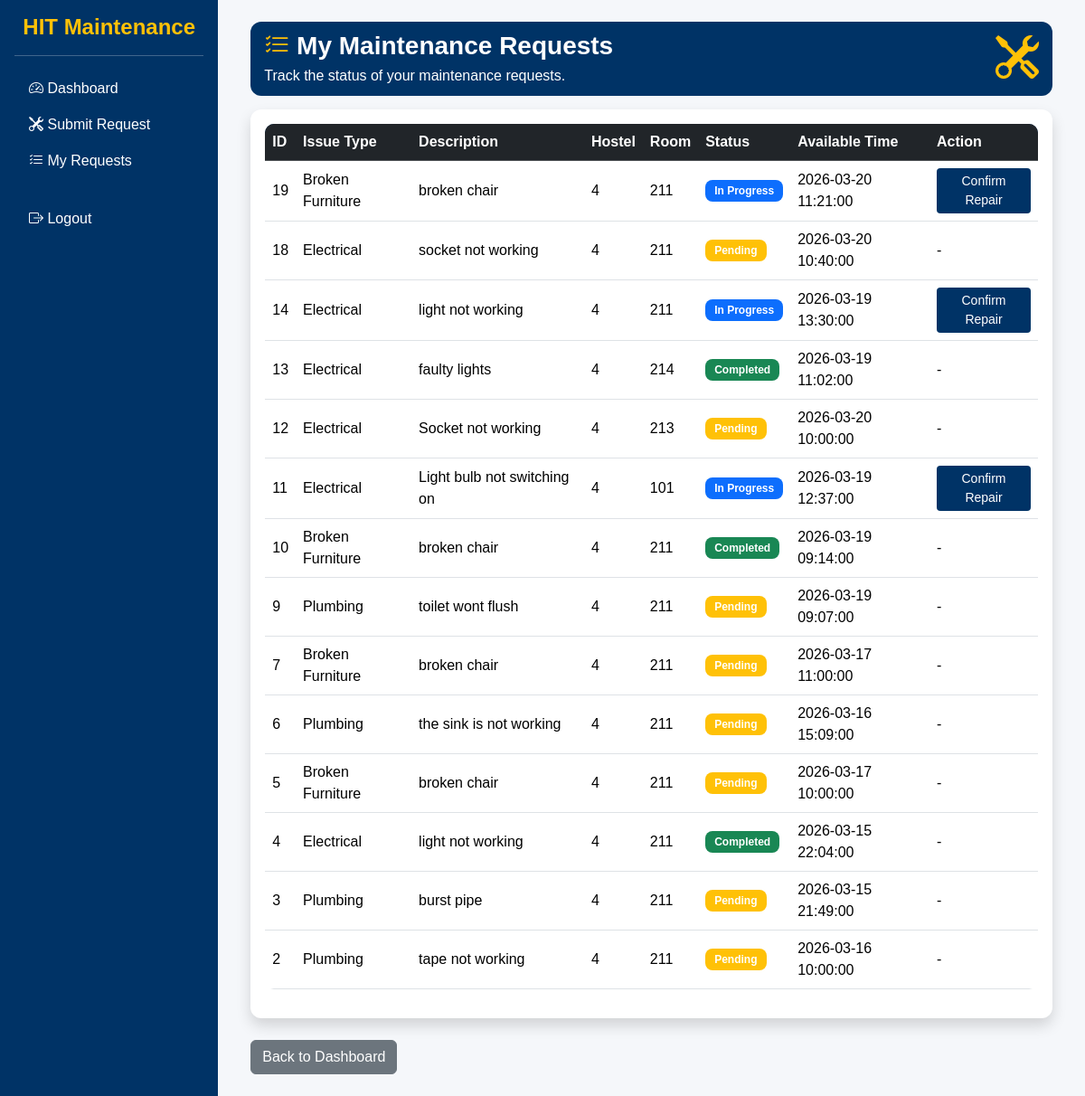
The app's page /student/view_requests.php (signed in), older data.
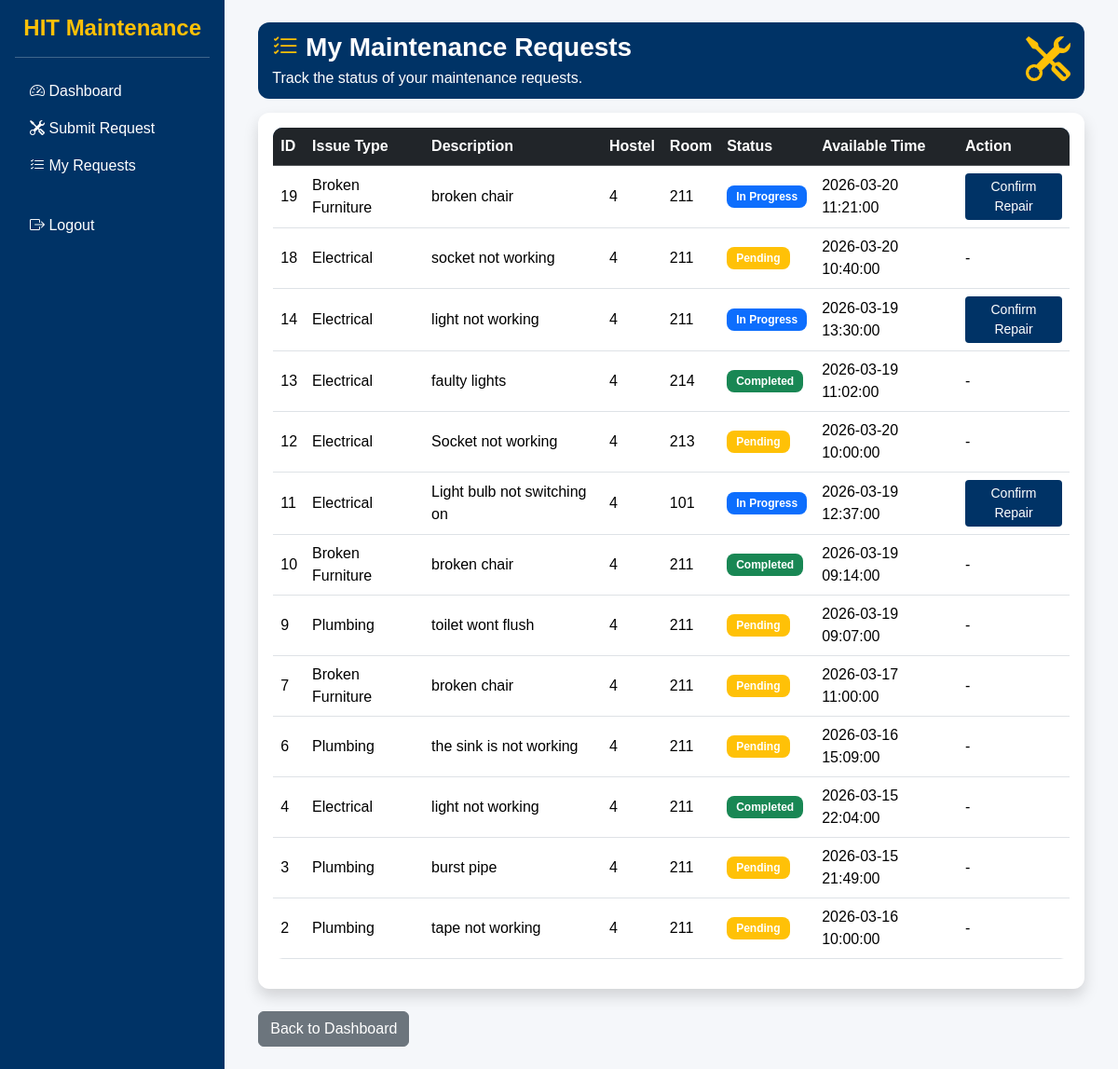
The same page, newer data.
### tables this page shows
CREATE TABLE `requests` (
  `id` int(11) NOT NULL,
  `student_id` int(11) DEFAULT NULL,
  `issue_type_id` int(11) DEFAULT NULL,
  `hostel` varchar(50) DEFAULT NULL,
  `room` varchar(20) DEFAULT NULL,
  `description` text DEFAULT NULL,
  `available_time` datetime DEFAULT NULL,
  `status` enum('pending','in_progress','completed') DEFAULT 'pending',
  `assigned_staff` int(11) DEFAULT NULL,
  `created_at` timestamp NOT NULL DEFAULT current_timestamp(),
  `technician_arrived` tinyint(1) DEFAULT NULL,
  `rating` int(11) DEFAULT NULL
);

CREATE TABLE `issue_types` (
  `id` int(11) NOT NULL,
  `issue_name` varchar(50) DEFAULT NULL
);

### student/view_requests.php (the view, shortened to what this page needs)
<?php
include("../config/database.php");
$student_id = $_SESSION['user_id'];
$sql = "SELECT requests.*, issue_types.issue_name
        FROM requests
        JOIN issue_types ON requests.issue_type_id = issue_types.id
        WHERE student_id='$student_id'
        ORDER BY created_at DESC";
$result = $conn->query($sql);
?>
<?php include("../includes/header.php"); ?>
<?php include("../includes/sidebar.php"); ?>
<div class="container-fluid">
<div class="page-header">
<div class="d-flex justify-content-between align-items-center">
<div>
<h3 class="mb-1 fw-bold text-white">
<i class="bi bi-list-check text-warning"></i>
My Maintenance Requests
</h3>
<p class="mb-0 text-white">
Track the status of your maintenance requests.
</p>
</div>
<i class="bi bi-tools display-5 text-warning"></i>
</div>
</div>
<div class="card shadow border-0">
<div class="card-body">
<div class="table-responsive">
<table class="table table-hover align-middle">
<thead class="table-dark">
<tr>
<th>ID</th>
<th>Issue Type</th>
<th>Description</th>
<th>Hostel</th>
<th>Room</th>
<th>Status</th>
<th>Available Time</th>
<th>Action</th>
</tr>
</thead>
<tbody>
<?php
if($result->num_rows > 0){
while($row = $result->fetch_assoc()){
?>
<tr>
<td><?php echo $row['id']; ?></td>
<td><?php echo $row['issue_name']; ?></td>
<td><?php echo $row['description']; ?></td>
<td><?php echo $row['hostel']; ?></td>
<td><?php echo $row['room']; ?></td>
<td>
<?php
if($row['status'] == "pending"){
echo "<span class='badge bg-warning'>Pending</span>";
}
elseif($row['status'] == "in_progress"){
echo "<span class='badge bg-primary'>In Progress</span>";
}
else{
echo "<span class='badge bg-success'>Completed</span>";
}
?>
</td>
<td><?php echo $row['available_time']; ?></td>
<td>
<?php
$current_time = date("Y-m-d H:i:s");
if($row['status'] == "in_progress" &&
   $current_time >= date("Y-m-d H:i:s", strtotime($row['available_time'].' +1 hour'))){
?>
<a href="confirm_repair.php?id=<?php echo $row['id']; ?>"
class="btn btn-primary btn-sm">
Confirm Repair
</a>
<?php
}else{
echo "-";
}
?>
</td>
</tr>
<?php
}
}else{
echo "<tr><td colspan='7' class='text-center'>No requests submitted yet</td></tr>";
}
?>
</tbody>
</table>
</div>
</div>
</div>
<div class="mt-4">
<a href="dashboard.php" class="btn btn-secondary">
Back to Dashboard
</a>
</div>
</div>
<?php include("../includes/sidebar_end.php"); ?>
<?php include("../includes/footer.php"); ?>

### includes/header.php (shortened to what this page needs)
<!DOCTYPE html>
<html lang="en">
<head>
<link href="https://cdn.jsdelivr.net/npm/bootstrap@5.3.2/dist/css/bootstrap.min.css" rel="stylesheet">
<link rel="stylesheet" href="https://cdn.jsdelivr.net/npm/bootstrap-icons@1.11.1/font/bootstrap-icons.css">
<link rel="stylesheet" href="../assets/css/style.css">
</head>
<body></body>

### includes/sidebar.php (shortened to what this page needs)
<?php
$role = $_SESSION['role'];
?>
<div class="d-flex">
<div class="text-white p-3" style="width:250px; min-height:100vh; background-color:#003366;">
<h4 class="text-center text-warning fw-bold">
HIT Maintenance
</h4>
<hr class="bg-light">
<ul class="nav flex-column">
<?php if($role == "student"){ ?>
<li class="nav-item">
<a class="nav-link text-white" href="../student/dashboard.php">
<i class="bi bi-speedometer2"></i> Dashboard
</a>
</li>
<li class="nav-item">
<a class="nav-link text-white" href="../student/create_request.php">
<i class="bi bi-tools"></i> Submit Request
</a>
</li>
<li class="nav-item">
<a class="nav-link text-white" href="../student/view_requests.php">
<i class="bi bi-list-check"></i> My Requests
</a>
</li>
<?php } ?>
<li class="nav-item mt-4">
<a class="nav-link text-danger" href="../auth/logout.php">
<i class="bi bi-box-arrow-right"></i> Logout
</a>
</li>
</ul>
</div>
<div class="flex-grow-1 p-4">

### includes/sidebar_end.php
</div>
</div>

### includes/footer.php (shortened to what this page needs)
</body>
</html>

### assets/css/style.css (style rules this page uses)
:root { --hit-blue: #003366; --hit-blue-dark: #002244; --hit-gold: #FFD700; --hit-light: #F5F7FA; --hit-dark: #1A1A1A; }
body { font-family: Arial, sans-serif; background-color: var(--hit-light); margin: 0; padding: 0; }
.nav-link { color: white !important; transition: 0.3s; }
.card { border-radius: 12px; box-shadow: 0 2px 8px rgba(0,0,0,0.05); }
h3, h4, h5 { color: inherit; }
.page-header { background: var(--hit-blue); color: white; border-radius: 12px; padding: 10px 15px; margin-bottom: 15px; }
.table { background: white; border-radius: 10px; overflow: hidden; }
.table thead { background: var(--hit-blue); color: white; }
.table-dark { background: var(--hit-blue) !important; color: white !important; }
.btn-primary { background-color: var(--hit-blue); border: none; }
.badge { padding: 6px 10px; border-radius: 8px; font-size: 12px; }

Row changes from the older to the newer data that the page shows:
removed requests: id "5", issue_type.issue_name "Broken Furniture", description "broken chair", hostel "4", room "211", status "Pending", available_time "2026-03-17 10:00:00"
